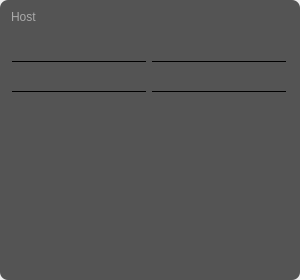
<?xml version="1.0" encoding="UTF-8"?>
<ui version="4.0">
 <class>UrlEditor</class>
 <widget class="QWidget" name="UrlEditor">
  <property name="geometry">
   <rect>
    <x>0</x>
    <y>0</y>
    <width>300</width>
    <height>280</height>
   </rect>
  </property>
  <property name="windowTitle">
   <string>Form</string>
  </property>
  <layout class="QVBoxLayout" name="verticalLayout">
   <property name="spacing">
    <number>0</number>
   </property>
   <property name="leftMargin">
    <number>0</number>
   </property>
   <property name="topMargin">
    <number>0</number>
   </property>
   <property name="rightMargin">
    <number>0</number>
   </property>
   <property name="bottomMargin">
    <number>0</number>
   </property>
   <item>
    <widget class="QFrame" name="urlEditorFrame">
     <property name="styleSheet">
      <string notr="true">#urlEditorFrame {
	background-color: #545454;
	border-radius: 8px;
}</string>
     </property>
     <property name="frameShape">
      <enum>QFrame::Box</enum>
     </property>
     <property name="frameShadow">
      <enum>QFrame::Raised</enum>
     </property>
     <layout class="QVBoxLayout" name="verticalLayout_2">
      <item>
       <widget class="QLineEdit" name="urlEditorHostInput">
        <property name="styleSheet">
         <string notr="true">#urlEditorHostInput {
	background-color: #545454;
	border-top: none;
	border-right: none;
	border-left: none;
	color: #ffffff;
}</string>
        </property>
        <property name="placeholderText">
         <string>Host</string>
        </property>
       </widget>
      </item>
      <item>
       <widget class="QTableWidget" name="urlEditorTable">
        <property name="autoFillBackground">
         <bool>false</bool>
        </property>
        <property name="styleSheet">
         <string notr="true">#urlEditorTable {
	background-color: #545454;
}

QTableView::item {
	margin-right: 3px;
	margin-left: 3px;
	border-bottom: 1px solid #000000;
}</string>
        </property>
        <property name="frameShape">
         <enum>QFrame::NoFrame</enum>
        </property>
        <property name="horizontalScrollBarPolicy">
         <enum>Qt::ScrollBarAlwaysOff</enum>
        </property>
        <property name="editTriggers">
         <set>QAbstractItemView::AllEditTriggers</set>
        </property>
        <property name="showGrid">
         <bool>false</bool>
        </property>
        <property name="gridStyle">
         <enum>Qt::NoPen</enum>
        </property>
        <property name="rowCount">
         <number>2</number>
        </property>
        <property name="columnCount">
         <number>2</number>
        </property>
        <attribute name="horizontalHeaderVisible">
         <bool>false</bool>
        </attribute>
        <attribute name="horizontalHeaderDefaultSectionSize">
         <number>140</number>
        </attribute>
        <attribute name="verticalHeaderVisible">
         <bool>false</bool>
        </attribute>
        <row/>
        <row/>
        <column/>
        <column/>
       </widget>
      </item>
     </layout>
    </widget>
   </item>
  </layout>
 </widget>
 <resources/>
 <connections/>
</ui>
